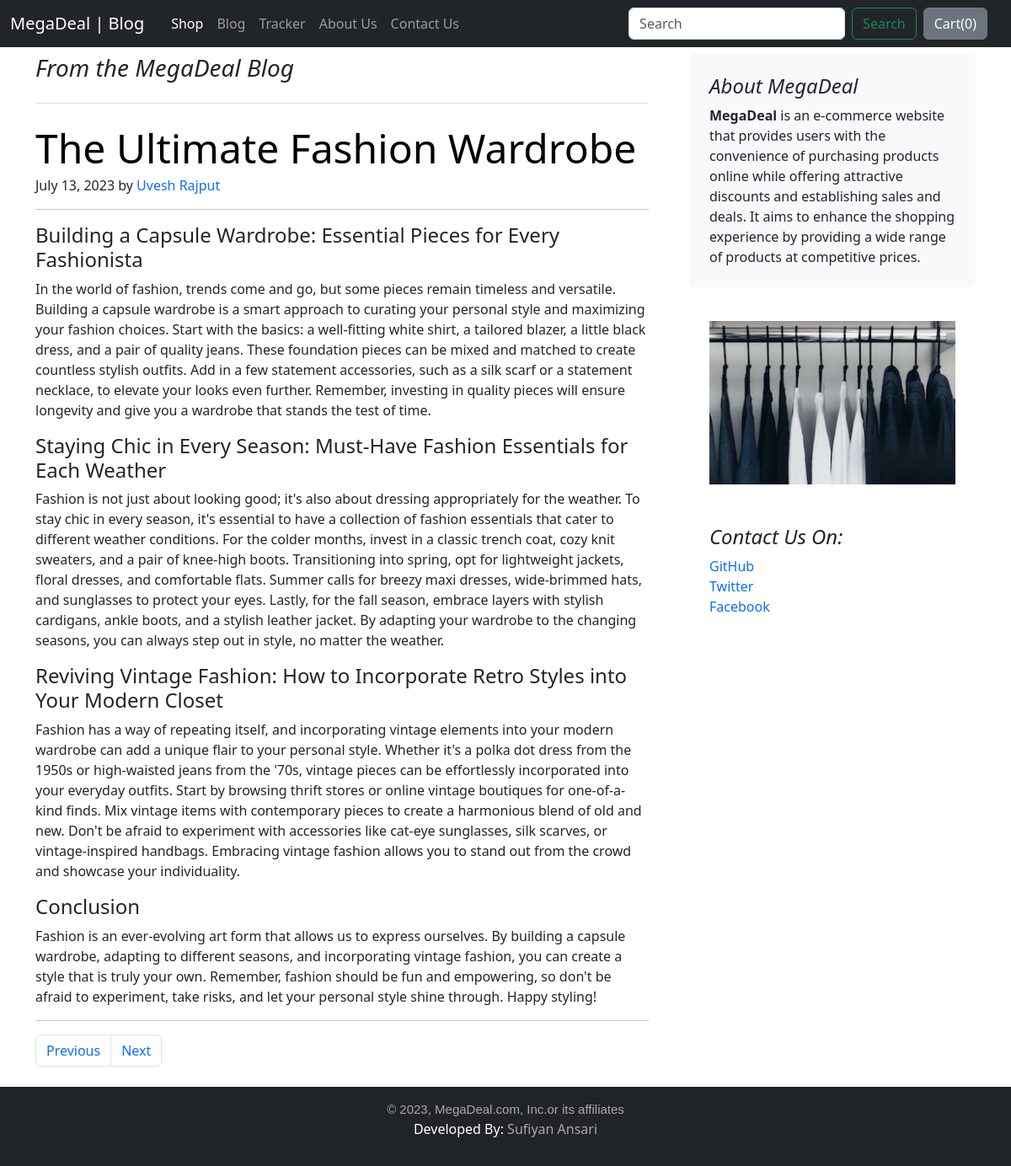
/blog/blogPost/1, run on the app's committed database.
### blog/models.py (models this page shows, shortened)
class Blogpost(models.Model):
    post_id = models.AutoField(primary_key=True)
    title = models.CharField(max_length=100)
    head0 = models.CharField(max_length=500)
    chead0 = models.CharField(max_length=5000, default="")
    head1 = models.CharField(max_length=500)
    chead1 = models.CharField(max_length=5000, default="")
    head2 = models.CharField(max_length=500)
    chead2 = models.CharField(max_length=5000, default="")
    conclusion = models.CharField(max_length=5000, default="")
    pub_date  = models.DateField()
    publisher = models.CharField(max_length=100, default="")
    thumbnail = models.ImageField(upload_to='blog/images', default="")

### blog/views.py (the view)
# urls.py: path('blogPost/<int:id>', views.blogPost, name='blogPost')
def blogPost(request, id):
    blogPost = Blogpost.objects.get(post_id=id)
    next_id = blogPost.post_id + 1
    prev_id = blogPost.post_id - 1
    if(prev_id == 0):
        prev_id = 1
    return render(request, 'blog/blogpost.html', {'blogs':blogPost, 'prev_id':prev_id, 'next_id':next_id})

### blog/templates/blog/blogpost.html (shortened to what this page needs)
{% extends 'blog/basic.html' %}
{% block body %}
<div class="container my-2">
    <div class="row g-5">
        <div class="col-md-8">
          <h3 class="pb-4 mb-4 fst-italic border-bottom">
            From the MegaDeal Blog
          </h3>
          <article class="blog-post">
            <h2 class="display-5 link-body-emphasis mb-1">{{blogs.title}}</h2>
            <p class="blog-post-meta">{{blogs.pub_date}} by <a href="#">{{blogs.publisher}}</a></p>
            <hr>
            <h4>{{blogs.head0}}</h4>
            <p>{{blogs.chead0}}</p>
            <h4>{{blogs.head1}}</h4>
            <p>{{blogs.chead1}}</p>
            <h4>{{blogs.head2}}</h4>
            <p>{{blogs.chead2}}</p>
            <h4>Conclusion</h4>
            <p>{{blogs.conclusion}}</p>
          </article>
          <hr>
          <nav aria-label="...">
            <ul class="pagination">
              <li class="page-item">
                <a class="page-link" href="{{prev_id}}">Previous</a>
              </li>
              <li class="page-item">
                <a class="page-link" href="{{next_id}}">Next</a>
              </li>
            </ul>
          </nav>
        </div>
        <div class="col-md-4">
          <div class="position-sticky" style="top: 2rem;">
            <div class="p-4 mb-3 bg-body-tertiary rounded">
              <h4 class="fst-italic">About MegaDeal</h4>
              <p class="mb-0"><b>MegaDeal</b> is an e-commerce website that provides users with the convenience of purchasing products online while offering attractive discounts and establishing sales and deals. It aims to enhance the shopping experience by providing a wide range of products at competitive prices.</p>
            </div>
            <div class="p-4">
              <img src="/media/{{blogs.thumbnail}}" alt="No Image Found Related to Blog" height="100%" width="100%">
            </div>
            <div class="p-4">
              <h4 class="fst-italic">Contact Us On:</h4>
              <ol class="list-unstyled">
                <li><a href="#">GitHub</a></li>
                <li><a href="#">Twitter</a></li>
                <li><a href="#">Facebook</a></li>
              </ol>
            </div>
          </div>
        </div>
      </div>
</div>
{% endblock body %}

### blog/templates/blog/basic.html (style rules this page uses)
a { text-decoration: none; }

### data on the page
Blogpost: title "The Ultimate Fashion Wardrobe", pub_date "July 13, 2023", publisher "Uvesh Rajput", head0 "Building a Capsule Wardrobe: Essential Pieces for Every Fashionista", chead0 "In the world of fashion, trends come and go, but some pieces remain timeless and versatile. Building a capsule wardrobe is a smart approach to curating your personal style and maximizing your fashion choices. Start with the basics: a well-fitting white shirt, a tailored blazer, a little black dress, and a pair of quality jeans. These foundation pieces can be mixed and matched to create countless stylish outfits. Add in a few statement accessories, such as a silk scarf or a statement necklace, to elevate your looks even further. Remember, investing in quality pieces will ensure longevity and give you a wardrobe that stands the test of time.", head1 "Staying Chic in Every Season: Must-Have Fashion Essentials for Each Weather", chead1 "Fashion is not just about looking good; it's also about dressing appropriately for the weather. To stay chic in every season, it's essential to have a collection of fashion essentials that cater to different weather conditions. For the colder months, invest in a classic trench coat, cozy knit sweaters, and a pair of knee-high boots. Transitioning into spring, opt for lightweight jackets, floral dresses, and comfortable flats. Summer calls for breezy maxi dresses, wide-brimmed hats, and sunglasses to protect your eyes. Lastly, for the fall season, embrace layers with stylish cardigans, ankle boots, and a stylish leather jacket. By adapting your wardrobe to the changing seasons, you can…", head2 "Reviving Vintage Fashion: How to Incorporate Retro Styles into Your Modern Closet", chead2 "Fashion has a way of repeating itself, and incorporating vintage elements into your modern wardrobe can add a unique flair to your personal style. Whether it's a polka dot dress from the 1950s or high-waisted jeans from the '70s, vintage pieces can be effortlessly incorporated into your everyday outfits. Start by browsing thrift stores or online vintage boutiques for one-of-a-kind finds. Mix vintage items with contemporary pieces to create a harmonious blend of old and new. Don't be afraid to experiment with accessories like cat-eye sunglasses, silk scarves, or vintage-inspired handbags. Embracing vintage fashion allows you to stand out from the crowd and showcase your individuality.", conclusion "Fashion is an ever-evolving art form that allows us to express ourselves. By building a capsule wardrobe, adapting to different seasons, and incorporating vintage fashion, you can create a style that is truly your own. Remember, fashion should be fun and empowering, so don't be afraid to experiment, take risks, and let your personal style shine through. Happy styling!", thumbnail (picture)
